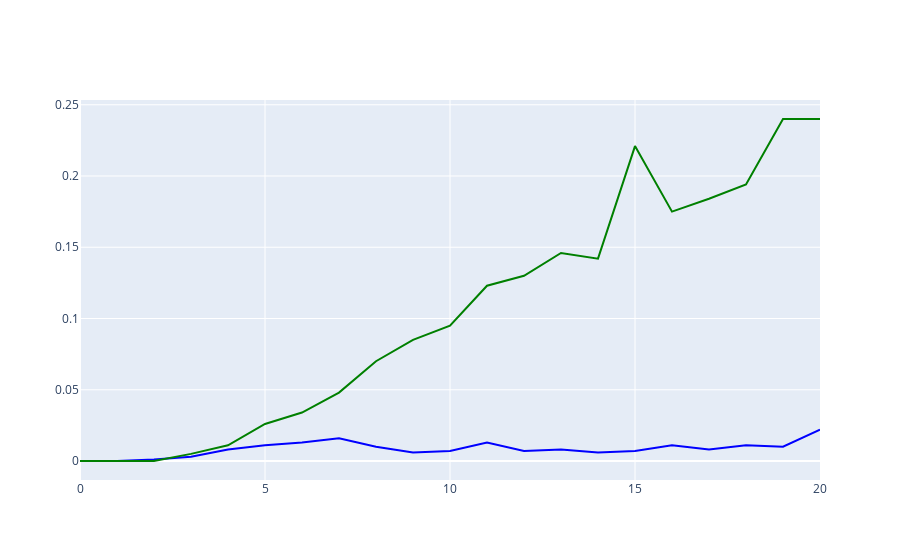

Here is the notebook cell this chart was saved with:
### Code cell
fig = go.Figure()

# add line / trace 1 to figure
fig.add_trace(go.Scatter(
    x=frame1.index,
    y=frame1["data"],
    marker=dict(
        color="blue"
    ),
    showlegend=False
))

# add line / trace 2 to figure
fig.add_trace(go.Scatter(
    x=frame2.index,
    y=frame2["data"],
    marker=dict(
        color="green"
    ),
    showlegend=False
))

fig.show()

### Figure 1 — Plotly figure (JSON) as saved in the notebook; plotly's stock layout.template omitted (floating-point values rounded to 4 significant figures)
{"data": [{"marker": {"color": "blue"}, "showlegend": false, "type": "scatter", "x": [0, 1, 2, 3, 4, 5, 6, 7, 8, 9, 10, 11, 12, 13, 14, 15, 16, 17, 18, 19, 20], "y": [0, 0, 0.001, 0.003, 0.008, 0.011, 0.013, 0.016, 0.01, 0.006, 0.007, 0.013, 0.007, 0.008, 0.006, 0.007, 0.011, 0.008, 0.011, 0.01, 0.022]}, {"marker": {"color": "green"}, "showlegend": false, "type": "scatter", "x": [0, 1, 2, 3, 4, 5, 6, 7, 8, 9, 10, 11, 12, 13, 14, 15, 16, 17, 18, 19, 20], "y": [0, 0, 0, 0.005, 0.011, 0.026, 0.034, 0.048, 0.07, 0.085, 0.095, 0.123, 0.13, 0.146, 0.142, 0.221, 0.175, 0.184, 0.194, 0.24, 0.24]}], "layout": {}}
